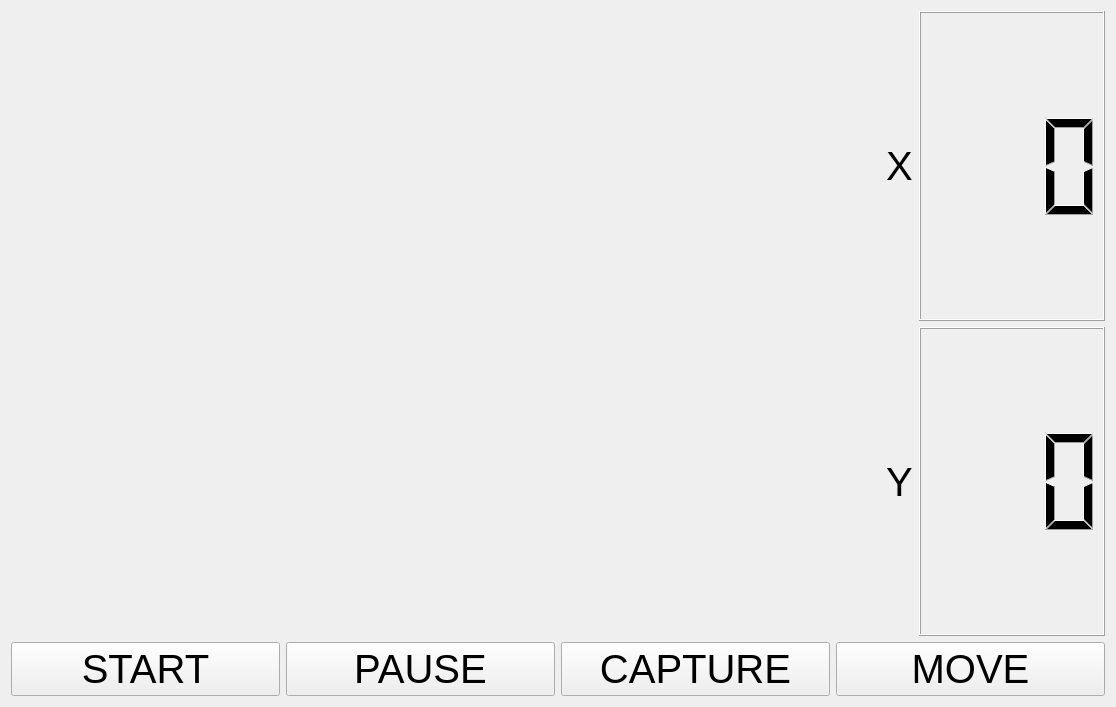
<?xml version="1.0" encoding="UTF-8"?>
<ui version="4.0">
 <class>Tab1_Camera_view</class>
 <widget class="QWidget" name="Tab1_Camera_view">
  <property name="geometry">
   <rect>
    <x>0</x>
    <y>0</y>
    <width>1116</width>
    <height>707</height>
   </rect>
  </property>
  <property name="windowTitle">
   <string>Form</string>
  </property>
  <layout class="QVBoxLayout" name="verticalLayout_3" stretch="9,1">
   <item>
    <layout class="QHBoxLayout" name="horizontalLayout" stretch="8,2">
     <item>
      <layout class="QVBoxLayout" name="pVL_Cam"/>
     </item>
     <item>
      <layout class="QVBoxLayout" name="verticalLayout_2" stretch="2,2">
       <item>
        <layout class="QHBoxLayout" name="horizontalLayout_2" stretch="1,8">
         <item>
          <widget class="QLabel" name="label">
           <property name="font">
            <font>
             <pointsize>30</pointsize>
            </font>
           </property>
           <property name="text">
            <string>X</string>
           </property>
          </widget>
         </item>
         <item>
          <widget class="QLCDNumber" name="pLN_Xpos">
           <property name="font">
            <font>
             <pointsize>40</pointsize>
            </font>
           </property>
           <property name="digitCount">
            <number>3</number>
           </property>
          </widget>
         </item>
        </layout>
       </item>
       <item>
        <layout class="QHBoxLayout" name="horizontalLayout_3" stretch="1,8">
         <item>
          <widget class="QLabel" name="label_2">
           <property name="font">
            <font>
             <pointsize>30</pointsize>
            </font>
           </property>
           <property name="text">
            <string>Y</string>
           </property>
          </widget>
         </item>
         <item>
          <widget class="QLCDNumber" name="pLN_Ypos">
           <property name="font">
            <font>
             <pointsize>40</pointsize>
            </font>
           </property>
           <property name="digitCount">
            <number>3</number>
           </property>
          </widget>
         </item>
        </layout>
       </item>
      </layout>
     </item>
    </layout>
   </item>
   <item>
    <layout class="QHBoxLayout" name="horizontalLayout_4">
     <item>
      <widget class="QPushButton" name="pPB_START">
       <property name="font">
        <font>
         <pointsize>30</pointsize>
        </font>
       </property>
       <property name="text">
        <string>START</string>
       </property>
      </widget>
     </item>
     <item>
      <widget class="QPushButton" name="pPB_PAUSE">
       <property name="font">
        <font>
         <pointsize>30</pointsize>
        </font>
       </property>
       <property name="text">
        <string>PAUSE</string>
       </property>
      </widget>
     </item>
     <item>
      <widget class="QPushButton" name="pPB_CAPTURE">
       <property name="font">
        <font>
         <pointsize>30</pointsize>
        </font>
       </property>
       <property name="text">
        <string>CAPTURE</string>
       </property>
      </widget>
     </item>
     <item>
      <widget class="QPushButton" name="pPB_MOVE">
       <property name="font">
        <font>
         <pointsize>30</pointsize>
        </font>
       </property>
       <property name="text">
        <string>MOVE</string>
       </property>
       <property name="checkable">
        <bool>true</bool>
       </property>
      </widget>
     </item>
    </layout>
   </item>
  </layout>
 </widget>
 <resources/>
 <connections/>
</ui>
